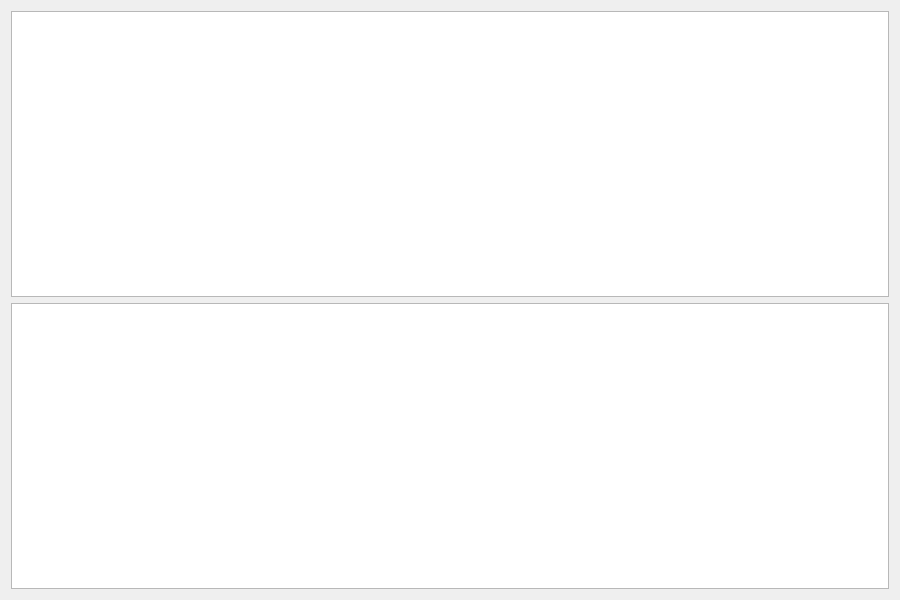
<?xml version="1.0" encoding="UTF-8"?>
<ui version="4.0">
 <class>Form</class>
 <widget class="QWidget" name="Form">
  <property name="geometry">
   <rect>
    <x>0</x>
    <y>0</y>
    <width>900</width>
    <height>600</height>
   </rect>
  </property>
  <property name="windowTitle">
   <string>Graphs displaying different plotting items built with Qt Designer</string>
  </property>
  <layout class="QGridLayout" name="gridLayout">
   <item row="0" column="0">
    <widget class="CScrollingPlot" name="CScrollingPlot">
     <property name="showLegend" stdset="0">
      <bool>false</bool>
     </property>
     <property name="layerIDs" stdset="0">
      <stringlist>
       <string>y_0</string>
       <string>y_1</string>
      </stringlist>
     </property>
     <property name="axisLabels" stdset="0">
      <string>{&quot;right&quot;: &quot;Bar Graph&quot;, &quot;bottom&quot;: &quot;&quot;, &quot;left&quot;: &quot;Bar Graph&quot;, &quot;top&quot;: &quot;&quot;, &quot;y_0&quot;: &quot;Curve&quot;, &quot;y_1&quot;: &quot;Injection Bars&quot;}</string>
     </property>
     <property name="axisRanges" stdset="0">
      <string>{&quot;x&quot;: [-0.5, 0.5], &quot;y&quot;: [0.0, 3.0], &quot;y_0&quot;: [-1.0, 2.0], &quot;y_1&quot;: [-5.0, 2.0]}</string>
     </property>
     <property name="curves" stdset="0">
      <stringlist>
       <string>{&quot;channel&quot;: &quot;DemoDevice/Acquisition#RandomBar&quot;, &quot;style&quot;: &quot;Bar Graph&quot;, &quot;layer&quot;: &quot;&quot;, &quot;name&quot;: &quot;bars&quot;, &quot;color&quot;: &quot;yellow&quot;, &quot;line_style&quot;: 1, &quot;line_width&quot;: 1, &quot;symbol&quot;: null, &quot;symbol_size&quot;: 10}</string>
       <string>{&quot;channel&quot;: &quot;DemoDevice/Acquisition#RandomPoint&quot;, &quot;style&quot;: &quot;Line Graph&quot;, &quot;layer&quot;: &quot;y_0&quot;, &quot;name&quot;: &quot;lines&quot;, &quot;color&quot;: &quot;red&quot;, &quot;line_style&quot;: 1, &quot;line_width&quot;: 2, &quot;symbol&quot;: null, &quot;symbol_size&quot;: 10}</string>
       <string>{&quot;channel&quot;: &quot;DemoDevice/Acquisition#RandomInjectionBar&quot;, &quot;style&quot;: &quot;Injection Bar Graph&quot;, &quot;layer&quot;: &quot;y_1&quot;, &quot;name&quot;: &quot;injection bars&quot;, &quot;color&quot;: &quot;dodgerblue&quot;, &quot;line_style&quot;: 1, &quot;line_width&quot;: 1, &quot;symbol&quot;: null, &quot;symbol_size&quot;: 10}</string>
       <string>{&quot;channel&quot;: &quot;DemoDevice/Acquisition#RandomTimestampMarker&quot;, &quot;style&quot;: &quot;Timestamp Marker&quot;, &quot;layer&quot;: &quot;&quot;, &quot;name&quot;: &quot;time stamp marker&quot;, &quot;color&quot;: &quot;forestgreen&quot;, &quot;line_style&quot;: 1, &quot;line_width&quot;: 3, &quot;symbol&quot;: null, &quot;symbol_size&quot;: 10}</string>
      </stringlist>
     </property>
    </widget>
   </item>
   <item row="1" column="0">
    <widget class="CCyclicPlot" name="CCyclicPlot">
     <property name="layerIDs" stdset="0">
      <stringlist>
       <string>y_0</string>
      </stringlist>
     </property>
     <property name="axisLabels" stdset="0">
      <string>{&quot;right&quot;: &quot;Dotted Curve&quot;, &quot;bottom&quot;: &quot;&quot;, &quot;left&quot;: &quot;Dotted Curve&quot;, &quot;top&quot;: &quot;&quot;, &quot;y_0&quot;: &quot;Triangle Scatter&quot;}</string>
     </property>
     <property name="axisRanges" stdset="0">
      <string>{&quot;x&quot;: [0.0, 10.0], &quot;y&quot;: &quot;auto&quot;, &quot;y_0&quot;: &quot;auto&quot;}</string>
     </property>
     <property name="leftBoundary" stdset="0">
      <double>10.000000000000000</double>
     </property>
     <property name="curves" stdset="0">
      <stringlist>
       <string>{&quot;channel&quot;: &quot;DemoDevice/Acquisition#RandomPoint&quot;, &quot;style&quot;: &quot;Line Graph&quot;, &quot;layer&quot;: &quot;&quot;, &quot;name&quot;: &quot;curve&quot;, &quot;color&quot;: &quot;yellow&quot;, &quot;line_style&quot;: 2, &quot;line_width&quot;: 2, &quot;symbol&quot;: null, &quot;symbol_size&quot;: 10}</string>
       <string>{&quot;channel&quot;: &quot;DemoDevice/Acquisition#RandomPoint&quot;, &quot;style&quot;: &quot;Line Graph&quot;, &quot;layer&quot;: &quot;y_0&quot;, &quot;name&quot;: &quot;triangles&quot;, &quot;color&quot;: &quot;red&quot;, &quot;line_style&quot;: 0, &quot;line_width&quot;: 1, &quot;symbol&quot;: &quot;t&quot;, &quot;symbol_size&quot;: 10}</string>
      </stringlist>
     </property>
    </widget>
   </item>
  </layout>
 </widget>
 <customwidgets>
  <customwidget>
   <class>ScrollingPlotWidget</class>
   <extends>QGraphicsView</extends>
   <header>accwidgets.graph.widgets.plotwidget</header>
  </customwidget>
  <customwidget>
   <class>CyclicPlotWidget</class>
   <extends>QGraphicsView</extends>
   <header>accwidgets.graph.widgets.plotwidget</header>
  </customwidget>
  <customwidget>
   <class>CScrollingPlot</class>
   <extends>ScrollingPlotWidget</extends>
   <header>comrad.widgets.graphs</header>
  </customwidget>
  <customwidget>
   <class>CCyclicPlot</class>
   <extends>CyclicPlotWidget</extends>
   <header>comrad.widgets.graphs</header>
  </customwidget>
 </customwidgets>
 <resources/>
 <connections/>
</ui>
